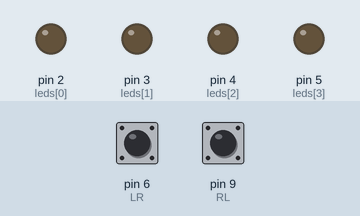
The sketch below on a simulated Arduino Uno, built with avr-gcc and run on an emulated ATmega328P. Shown: output pins drawn as LEDs (lit = HIGH). Inputs (shaded band) come from the test bench; at power-on: pin 6 (LR) HIGH, pin 9 (RL) HIGH.

Above: at 0.1 s.
At 0.7 s:
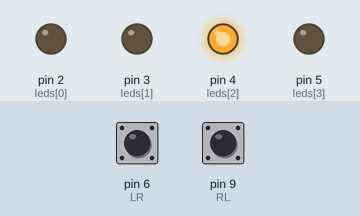
At 1.3 s:
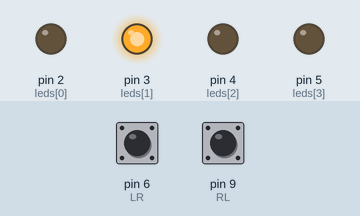
At 1.71 s:
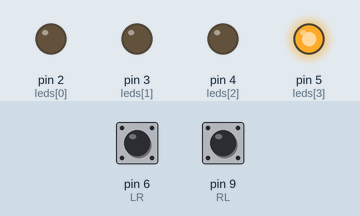
At 2.71 s:
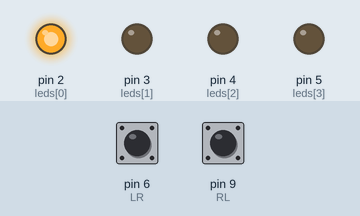
Timing chart, 0 to 3.0 s (numbered marks = the images above):
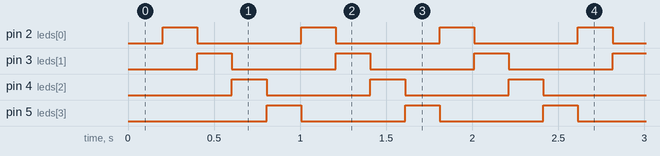

Measured:
- by itself, pin 2 (leds[0]), pin 3 (leds[1]), pin 4 (leds[2]), pin 5 (leds[3]): alternates HIGH for 0.20 s and LOW for 0.60 s
- by itself, everything shown: repeats every 0.80 s, in 4 steps

The sketch:

4ledwithdirection.ino
```cpp
//array of arduino pins for each led
const int leds[] = {2, 3, 4, 5};

//right-left and left-right button pins
const int LR = 6;
const int RL = 9;

//direction 1 LR, -1 RL
int direction = 1;
//index leds
int currentLED = 0;
unsigned long time = 0;

void setup() {
  //all led pins as outputs
  for (int i = 0; i < 4; i++) {
    pinMode(leds[i], OUTPUT);
  }

  //use internal pullup resistors for buttons
  //less wiring
  pinMode(LR, INPUT_PULLUP);
  pinMode(RL, INPUT_PULLUP);
}

void loop() {
  //read LR button
  if (digitalRead(LR) == LOW) {
    //set direction LR
    direction = 1;
  }
  //read RL button
  if (digitalRead(RL) == LOW) {
    //set direction RL
    direction = -1;
  }

  //every 0.2 seconds, update leds and check direction again
  if (millis() - time > 200) {
    time = millis();

    //set all leds off
    for (int i = 0; i < 4; i++) {
      digitalWrite(leds[i], LOW);
    }

    //turn on currentLED index
    digitalWrite(leds[currentLED], HIGH);

    //index next led with direction (1,-1)
    currentLED += direction;

    //wrap continuously in same direction until other button pressed
    if (currentLED >= 4) currentLED = 0;
    if (currentLED < 0) currentLED = 4 - 1;
  }
}
```
